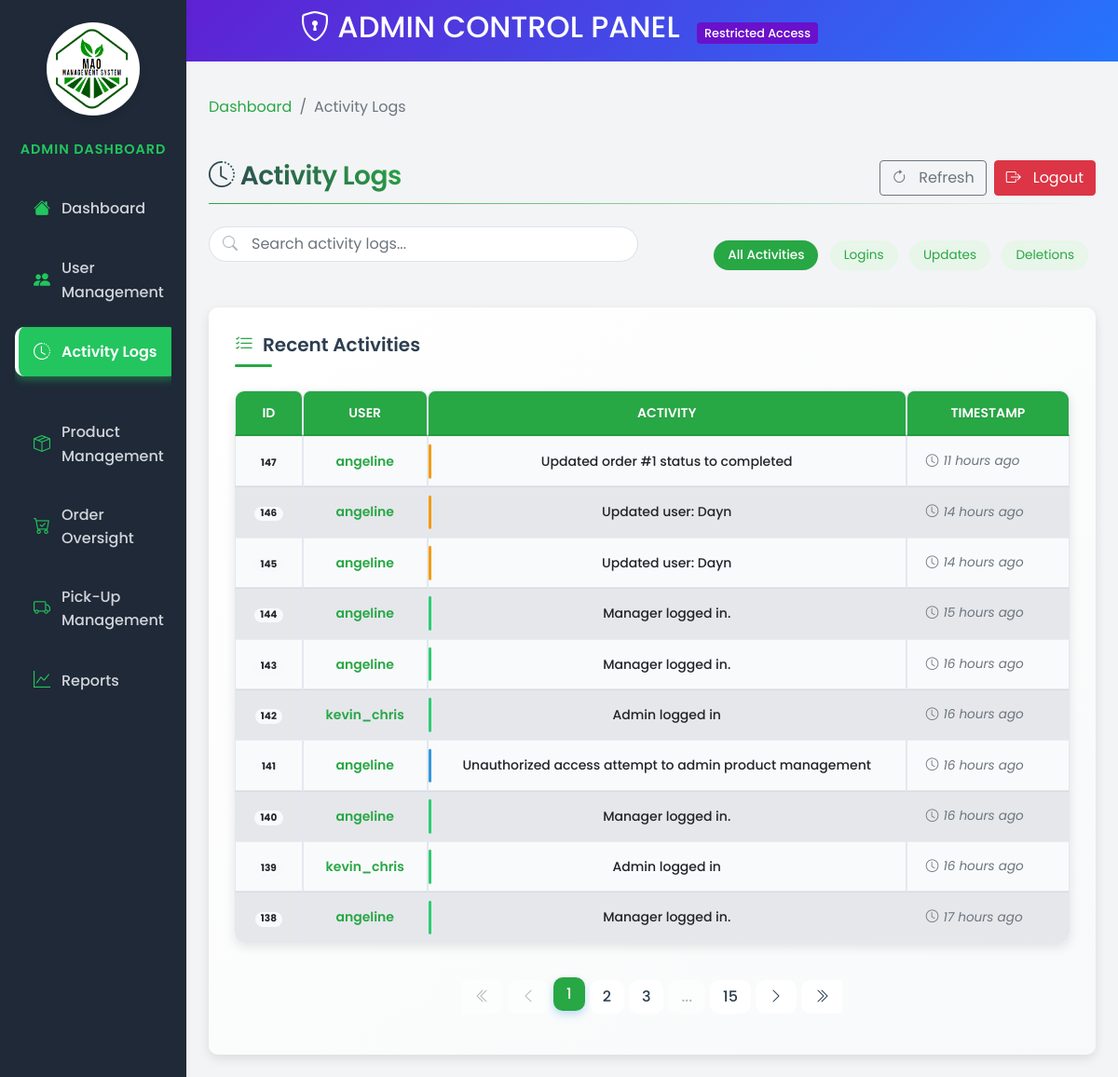
The app's page /views/admin/activity-logs.php (signed in) with its own data.
### tables this page shows
CREATE TABLE `activitylogs` (
  `log_id` int(11) NOT NULL,
  `user_id` int(11) DEFAULT NULL,
  `action` varchar(255) DEFAULT NULL,
  `action_date` timestamp NOT NULL DEFAULT current_timestamp()
);

CREATE TABLE `users` (
  `user_id` int(11) NOT NULL,
  `username` varchar(50) NOT NULL,
  `password` varchar(255) NOT NULL,
  `email` varchar(100) NOT NULL,
  `role_id` int(11) DEFAULT NULL,
  `created_at` timestamp NOT NULL DEFAULT current_timestamp(),
  `updated_at` timestamp NOT NULL DEFAULT current_timestamp() ON UPDATE current_timestamp(),
  `first_name` varchar(100) NOT NULL,
  `last_name` varchar(100) NOT NULL,
  `contact_number` varchar(20) DEFAULT NULL,
  `address` text DEFAULT NULL
);

### models/log.php (called while the page is built, shortened)
<?php
require_once 'Database.php';
class Log
{
    private $pdo;
    public function __construct()
    {
        $database = new Database();
        $this->pdo = $database->connect();
    }
    public function getActivityLogs(int $offset = 0, int $limit = 10): array
    {
        try {
            $offset = max(0, $offset);
            $limit  = max(1, min(100, $limit));
            $sql = "SELECT logs.log_id, users.username, logs.action, logs.action_date
                    FROM activitylogs AS logs
                    JOIN users ON logs.user_id = users.user_id
                    ORDER BY logs.action_date DESC
                    LIMIT :limit OFFSET :offset";
            $stmt = $this->pdo->prepare($sql);
            $stmt->bindValue(':limit', $limit, PDO::PARAM_INT);
            $stmt->bindValue(':offset', $offset, PDO::PARAM_INT);
            $stmt->execute();
            return $stmt->fetchAll(PDO::FETCH_ASSOC);
        } catch (PDOException $e) {
            error_log("Error fetching logs: " . $e->getMessage());
            return [];
        }
    }
    public function getTotalLogsCount(): int
    {
        try {
            $sql = "SELECT COUNT(*) as total FROM activitylogs";
            $stmt = $this->pdo->query($sql);
            $result = $stmt->fetch(PDO::FETCH_ASSOC);
            return (int)$result['total'];
        } catch (PDOException $e) {
            error_log("Error fetching total log count: " . $e->getMessage());
            return 0;
        }
    }
}
?>

### models/database.php (called while the page is built)
<?php
class Database {
    private $host = 'localhost';
    private $db = 'farmersmarketdb';
    private $user = 'root';
    private $pass = '';
    private $charset = 'utf8mb4';
    public $conn;
    public function connect() {
        if ($this->conn === null) {
            try {
                $dsn = "mysql:host=$this->host;dbname=$this->db;charset=$this->charset";
                $this->conn = new PDO($dsn, $this->user, $this->pass);
                $this->conn->setAttribute(PDO::ATTR_ERRMODE, PDO::ERRMODE_EXCEPTION);
            } catch (PDOException $e) {
                echo 'Connection failed: ' . $e->getMessage();
                exit;
            }
        }
        return $this->conn;
    }
}
?>

### views/admin/activity-logs.php (the view, shortened to what this page needs)
<?php
require_once '../../models/Log.php';
$logClass = new Log();
$limit = isset($_GET['limit']) ? (int)$_GET['limit'] : 10;
$page = isset($_GET['page']) ? (int)$_GET['page'] : 1;
$offset = ($page - 1) * $limit;
$searchTerm = isset($_GET['search']) ? htmlspecialchars(trim($_GET['search'])) : '';
$logs = [];
$totalLogs = 0;
if (!empty($searchTerm)) {
    $logs = $logClass->searchActivityLogs($searchTerm, $offset, $limit);
    $totalLogs = $logClass->getSearchLogsCount($searchTerm);
} else {
    $logs = $logClass->getActivityLogs($offset, $limit);
    $totalLogs = $logClass->getTotalLogsCount();
}
$totalPages = ceil($totalLogs / $limit);
?>
<!DOCTYPE html>
<html lang="en">
<head>
    <link href="https://stackpath.bootstrapcdn.com/bootstrap/4.5.2/css/bootstrap.min.css" rel="stylesheet">
    <link href="https://cdn.jsdelivr.net/npm/bootstrap-icons/font/bootstrap-icons.css" rel="stylesheet">
    <link rel="stylesheet" href="../../public/style/admin.css">
    <link rel="stylesheet" href="../../public/style/admin-sidebar.css">
    <link rel="stylesheet" href="../../public/style/activity-logs.css">
</head>
<body>
    <div class="admin-header text-center">
        <h2><i class="bi bi-shield-lock"></i> ADMIN CONTROL PANEL <span class="admin-badge">Restricted Access</span></h2>
    </div>
    <div class="container-fluid">
        <div class="row">
            <?php include '../../views/global/admin-sidebar.php'; ?>
            <main role="main" class="col-md-9 ml-sm-auto col-lg-10 px-4 py-4 activity-logs-page">
                <nav aria-label="breadcrumb">
                    <ol class="breadcrumb">
                        <li class="breadcrumb-item"><a href="admin-dashboard.php">Dashboard</a></li>
                        <li class="breadcrumb-item active" aria-current="page">Activity Logs</li>
                    </ol>
                </nav>
                <div class="page-header">
                    <h1 class="h2"><i class="bi bi-clock-history"></i> Activity Logs</h1>
                    <div class="d-flex">
                        <button class="btn btn-outline-secondary mr-2" id="refreshLogs">
                            <i class="bi bi-arrow-clockwise"></i> Refresh
                        </button>
                        <a href="?logout=true" class="btn btn-danger" onclick="return confirmLogout();">
                            <i class="bi bi-box-arrow-right"></i> Logout
                        </a>
                    </div>
                </div>
                <div class="row mb-4">
                    <div class="col-md-6">
                        <div class="search-container">
                            <form method="GET" action="" class="d-flex" id="search-form">
                                <input type="text" name="search" id="search" class="form-control"
                                       placeholder="Search activity logs..." value="<?= htmlspecialchars($searchTerm) ?>">
                            </form>
                        </div>
                    </div>
                    <div class="col-md-6 d-flex align-items-center justify-content-md-end mt-3 mt-md-0">
                        <div class="filter-badges">
                            <span class="filter-badge active" data-filter="all">All Activities</span>
                            <span class="filter-badge" data-filter="login">Logins</span>
                            <span class="filter-badge" data-filter="update">Updates</span>
                            <span class="filter-badge" data-filter="delete">Deletions</span>
                        </div>
                    </div>
                </div>
                <section id="activity-logs">
                    <div class="card">
                        <div class="card-body">
                            <h5 class="card-title"><i class="bi bi-list-check"></i> Recent Activities</h5>
                            <div class="table-container">
                                <div class="table-responsive">
                                    <table class="table table-hover">
                                        <thead>
                                            <tr>
                                                <th style="width: 5%">ID</th>
                                                <th style="width: 15%">User</th>
                                                <th style="width: 60%">Activity</th>
                                                <th style="width: 20%">Timestamp</th>
                                            </tr>
                                        </thead>
                                        <tbody id="logs-table">
                                            <?php if (count($logs) > 0) : ?>
                                                <?php foreach ($logs as $log) :
                                                    $logType = 'view';
                                                    $action = strtolower($log['action']);
                                                    if (strpos($action, 'login') !== false || strpos($action, 'logged in') !== false ||
                                                        strpos($action, 'log in') !== false || strpos($action, 'signin') !== false) {
                                                        $logType = 'login';
                                                    }
                                                    elseif (strpos($action, 'update') !== false || strpos($action, 'edit') !== false ||
                                                            strpos($action, 'chang') !== false || strpos($action, 'modif') !== false) {
                                                        $logType = 'update';
                                                    }
                                                    elseif (strpos($action, 'delet') !== false || strpos($action, 'remov') !== false ||
                                                            strpos($action, 'cancel') !== false) {
                                                        $logType = 'delete';
                                                    }
                                                ?>
                                                    <tr class="fadeIn" data-log-type="<?= $logType ?>">
                                                        <td><span class="badge badge-pill badge-light"><?= htmlspecialchars($log['log_id']) ?></span></td>
                                                        <td><span class="log-username"><?= htmlspecialchars($log['username']) ?></span></td>
                                                        <td class="log-message" data-type="<?= $logType ?>"
                                                            title="<?= htmlspecialchars($log['action']) ?>">
                                                            <span class="log-content"><?= htmlspecialchars($log['action']) ?></span>
                                                        </td>
                                                        <td>
                                                            <span class="log-timestamp" data-time="<?= htmlspecialchars($log['action_date']) ?>">
                                                            </span>
                                                        </td>
                                                    </tr>
                                                <?php endforeach; ?>
                                            <?php endif; ?>
                                        </tbody>
                                    </table>
                                </div>
                            </div>
                            <div class="pagination-container">
                                <nav>
                                    <ul class="pagination justify-content-center">
                                        <li class="page-item <?= ($page == 1) ? 'disabled' : '' ?>">
                                            <a class="page-link" href="?page=1&search=<?= urlencode($searchTerm) ?>">
                                                <i class="bi bi-chevron-double-left"></i>
                                            </a>
                                        </li>
                                        <li class="page-item <?= ($page == 1) ? 'disabled' : '' ?>">
                                            <a class="page-link" href="?page=<?= $page - 1 ?>&search=<?= urlencode($searchTerm) ?>">
                                                <i class="bi bi-chevron-left"></i>
                                            </a>
                                        </li>
                                        <?php
                                        $start = max(1, $page - 2);
                                        $end = min($totalPages, $page + 2);
                                        for ($i = $start; $i <= $end; $i++) :
                                        ?>
                                            <li class="page-item <?= ($i == $page) ? 'active' : '' ?>">
                                                <a class="page-link" href="?page=<?= $i ?>&search=<?= urlencode($searchTerm) ?>"><?= $i ?></a>
                                            </li>
                                        <?php
                                        endfor;
                                        if ($end < $totalPages) {
                                            if ($end < $totalPages - 1) {
                                                echo '<li class="page-item disabled"><span class="page-link">...</span></li>';
                                            }
                                            echo '<li class="page-item"><a class="page-link" href="?page=' . $totalPages . '&search=' . urlencode($searchTerm) . '">' . $totalPages . '</a></li>';
                                        }
                                        ?>
                                        <li class="page-item <?= ($page == $totalPages) ? 'disabled' : '' ?>">
                                            <a class="page-link" href="?page=<?= $page + 1 ?>&search=<?= urlencode($searchTerm) ?>">
                                                <i class="bi bi-chevron-right"></i>
                                            </a>
                                        </li>
                                        <li class="page-item <?= ($page == $totalPages) ? 'disabled' : '' ?>">
                                            <a class="page-link" href="?page=<?= $totalPages ?>&search=<?= urlencode($searchTerm) ?>">
                                                <i class="bi bi-chevron-double-right"></i>
                                            </a>
                                        </li>
                                    </ul>
                                </nav>
                            </div>
                        </div>
                    </div>
                </section>
            </main>
        </div>
    </div>
</body>
</html>

### public/style/admin.css (style rules this page uses)
:root { --primary: #3f51b5; --secondary: #4caf50; --info: #2196f3; --warning: #ffc107; --danger: #f44336; --dark: #212121; --light: #f8f9fa; --shadow-sm: 0 2px 8px rgba(0, 0, 0, 0.06); --shadow-md: 0 5px 15px rgba(0, 0, 0, 0.07); --shadow-lg: 0 8px 25px rgba(0, 0, 0, 0.1); --transition: all 0.3s ease; --radius: 12px; }
body { background-color: #f3f4f6; color: #475569; font-family: "Poppins", sans-serif; font-size: 16px; line-height: 1.6; margin: 0; padding: 0; overflow-x: hidden; }
.table-container { background-color: #ffffff; border-radius: 10px; box-shadow: 0 4px 8px rgba(0, 0, 0, 0.1); margin-top: 20px; }
.table-responsive { overflow-y: auto; border-radius: 10px; }
.table { margin-bottom: 0; width: 100%; border-collapse: separate; border-spacing: 0; }
.table thead th { background-color: #198754; color: #ffffff; text-transform: uppercase; font-size: 14px; padding: 12px; text-align: center; border-top-left-radius: 8px; border-top-right-radius: 8px; border-bottom: 2px solid #e2e8f0; position: sticky; top: 0; z-index: 1; }
.table th, .table td { text-align: center; vertical-align: middle; padding: 10px; border: 1px solid #e2e8f0; font-size: 14px; }
.table tbody tr { background-color: #f9fafb; transition: all 0.2s ease-in-out; }
.table tbody tr:nth-child(even) { background-color: #e5e7eb; }
.table-responsive { max-height: 70vh; overflow-y: auto; position: relative; }
.table thead th { position: sticky; top: 0; background-color: #27ae60; z-index: 1; border-bottom: 2px solid #e2e8f0; }

### public/style/admin-sidebar.css (style rules this page uses)
:root { --primary-color: #28a745; --primary-light: #e8f5e9; --sidebar-bg: #1f2937; --sidebar-hover: #16a34a; --sidebar-active: #22c55e; --sidebar-text: #d1d5db; --sidebar-icon: #22c55e; --transition: all 0.3s ease; --radius: 10px; --shadow-md: 0 4px 6px rgba(0, 0, 0, 0.1); }

### views/admin/activity-logs.php (style rules this page uses)
.admin-header { background: linear-gradient(135deg, #6a11cb 0%, #2575fc 100%); color: white; padding: 10px 0; }
.admin-badge { background-color: #6a11cb; color: white; font-size: 0.8rem; padding: 3px 8px; border-radius: 4px; margin-left: 10px; }
.page-header { display: flex; justify-content: space-between; align-items: center; margin-bottom: 1.5rem; padding: 0.5rem 0; }
.btn { display: flex; align-items: center; gap: 0.5rem; }
.btn i { margin-right: 5px; }

### records on screen
activitylogs: log_id "147", user.username "angeline", action "Updated order #1 status to completed"
activitylogs: log_id "146", user.username "angeline", action "Updated user: Dayn"
activitylogs: log_id "145", user.username "angeline", action "Updated user: Dayn"
activitylogs: log_id "144", user.username "angeline", action "Manager logged in."
activitylogs: log_id "143", user.username "angeline", action "Manager logged in."
activitylogs: log_id "142", user.username "kevin_chris", action "Admin logged in"
activitylogs: log_id "141", user.username "angeline", action "Unauthorized access attempt to admin product management"
activitylogs: log_id "140", user.username "angeline", action "Manager logged in."
activitylogs: log_id "139", user.username "kevin_chris", action "Admin logged in"
activitylogs: log_id "138", user.username "angeline", action "Manager logged in."

### other values on screen
$totalPages "15"
